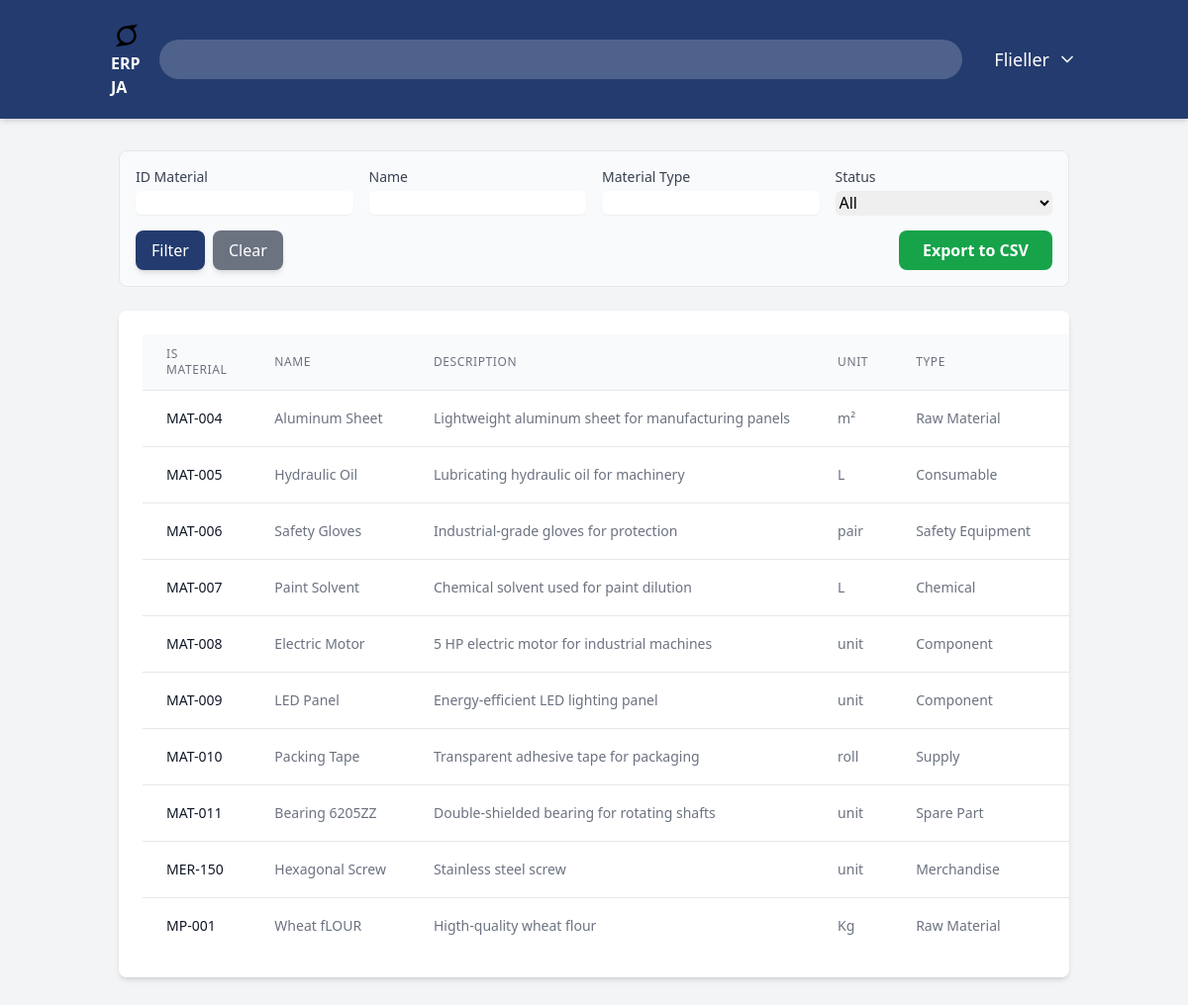
The app's page /materials/ (signed in) with its own data.
### users/models.py (models this page shows)
class User(AbstractUser):
    user_id = models.AutoField(primary_key=True)
    username = models.CharField(max_length=150,unique=True)
    password = models.CharField(max_length=128)
    USERNAME_FIELD = "username"
    class Meta:
        db_table = 'users'
        verbose_name = 'User'
        verbose_name_plural = 'Users'

### materials/models.py (models this page shows, shortened)
class Material(models.Model):
    id_material = models.CharField(max_length=50,null=True,unique=True,verbose_name="Material ID")
    name = models.CharField(max_length=100,verbose_name="Name")
    description = models.TextField(max_length=250,blank=True,verbose_name="Description")
    unit = models.CharField(max_length=50,verbose_name="Unit measure")
    material_type = models.CharField(max_length=50,verbose_name="Material type")
    status = models.CharField(max_length=50,verbose_name="status")
    created_at = models.DateTimeField(auto_now_add=True)
    updated_at = models.DateTimeField(auto_now=True)
    created_by  = models.ForeignKey(settings.AUTH_USER_MODEL, on_delete= models.SET_NULL, null=True)
    class Meta:
        verbose_name = "Material"
        verbose_name_plural = "Materials"

### materials/views.py (the view, shortened to what this page needs)
# urls.py: path('', views.material_list,name='materials_list'),
@login_required
def material_list(request):
    max_permission = UserRole.objects.filter(user_id=request.user).aggregate(max_permission=models.Max('role__materials'))['max_permission'] or 0
    if max_permission == 0:
        return redirect('dashboard')
    material_list = Material.objects.all().order_by('id_material')
    id_material = request.GET.get('id_material')
    name = request.GET.get('name')
    material_type = request.GET.get('material_type')
    status = request.GET.get('status')
    if id_material:
        material_list = material_list.filter(id_material__icontains=id_material)
    if name:
        material_list = material_list.filter(name__icontains=name)
    if material_type:
        material_list = material_list.filter(material_type__icontains=material_type)
    if status not in [None, '']:
        material_list = material_list.filter(status=status)
    paginator = Paginator(material_list,10)
    page_number = request.GET.get('page')
    page_obj = paginator.get_page(page_number)
    return render(request, 'materials/materials_list.html', {
    'page_obj': page_obj,
    'permissions': {'materials': max_permission},
})

### materials/templates/materials/materials_list.html (shortened to what this page needs)
{% extends "core/base.html" %}
{% load static %}
{% block content %}
<div class="mb-6 p-4 border rounded-lg bg-gray-50">
  <form method="get" action="{% url 'materials:materials_list' %}" class="grid grid-cols-1 md:grid-cols-4 gap-4 items-end">
    <div class="col-span-1">
      <label for="id_material" class="block text-sm font-medium text-gray-700">ID Material</label>
      <input type="text" name="id_material" id="id_material" value="{{ request.GET.id_material }}" class="mt-1 block w-full rounded-md border-gray-300 shadow-sm focus:border-indigo-300 focus:ring-indigo-200 focus:ring-opacity-50">
    </div>
    <div class="col-span-1">
      <label for="name" class="block text-sm font-medium text-gray-700">Name</label>
      <input type="text" name="name" id="name" value="{{ request.GET.name }}" class="mt-1 block w-full rounded-md border-gray-300 shadow-sm focus:border-indigo-300 focus:ring-indigo-200 focus:ring-opacity-50">
    </div>
    <div class="col-span-1">
      <label for="material_type" class="block text-sm font-medium text-gray-700">Material Type</label>
      <input type="text" name="material_type" id="material_type" value="{{ request.GET.material_type }}" class="mt-1 block w-full rounded-md border-gray-300 shadow-sm focus:border-indigo-300 focus:ring-indigo-200 focus:ring-opacity-50">
    </div>
    <div class="col-span-1">
      <label for="status" class="block text-sm font-medium text-gray-700">Status</label>
      <select name="status" id="status" class="mt-1 block w-full rounded-md border-gray-300 shadow-sm focus:border-indigo-300 focus:ring-indigo-200 focus:ring-opacity-50">
        <option value="" {% if not request.GET.status %}selected{% endif %}>All</option>
      </select>
    </div>
    <div class="col-span-1 md:col-span-4">
      <div class="flex items-center justify-between">
        <div class="flex space-x-2">
          <button type="submit" class="w-full md:w-auto bg-[#233b6e] text-white px-4 py-2 rounded-lg shadow-md hover:bg-[#1a2c53] transition-colors duration-300">Filter</button>
          <a href="{% url 'materials:materials_list' %}" class="w-full md:w-auto bg-gray-500 text-white px-4 py-2 rounded-lg shadow-md hover:bg-gray-600 transition-colors duration-300 text-center">Clear</a>
        </div>
        <div class="flex items-center space-x-2 mt-4 md:mt-0">
          <a href="?export=csv" class="bg-green-600 text-white font-semibold py-2 px-6 rounded-lg transition-colors duration-300 hover:bg-green-700">
            Export to CSV
          </a>
        </div>
      </div>
    </div>
  </form>
</div>
<div class="bg-white p-6 rounded-lg shadow-md overflow-x-auto">
    <table class="main-w-full divide-y divide-gray-200">
        <thead class="bg-gray-50">
            <tr>
                <th scope="col" class="px-6 py-3 text-left text-xs font-medium text-gray-500 uppercase tracking-wider">IS Material</th>
                <th scope="col" class="px-6 py-3 text-left text-xs font-medium text-gray-500 uppercase tracking-wider">Name</th>
                <th scope="col" class="px-6 py-3 text-left text-xs font-medium text-gray-500 uppercase tracking-wider">Description</th>
                <th scope="col" class="px-6 py-3 text-left text-xs font-medium text-gray-500 uppercase tracking-wider">Unit</th>
                <th scope="col" class="px-6 py-3 text-left text-xs font-medium text-gray-500 uppercase tracking-wider">Type</th>
                <th scope="col" class="px-6 py-3 text-left text-xs font-medium text-gray-500 uppercase tracking-wider">Status</th>
            </tr>
        </thead>
        <tbody class="bg-white divide-y divide-gray-200">
            {% for material in page_obj %}
            <tr>
                <td class="px-6 py-4 whitespace-nowrap text-sm font-medium text-gray-900">{{material.id_material}}</td>
                <td class="px-6 py-4 whitespace-nowrap text-sm text-gray-500">{{material.name}}</td>
                <td class="px-6 py-4 whitespace-nowrap text-sm text-gray-500">{{material.description}}</td>
                <td class="px-6 py-4 whitespace-nowrap text-sm text-gray-500">{{material.unit}}</td>
                <td class="px-6 py-4 whitespace-nowrap text-sm text-gray-500">{{material.material_type}}</td>
                <td class="px-6 py-4 whitespace-nowrap">
                </td>
            </tr>
         {% empty %}
         <tr>
            <td colspan="7" class="px-6 py-4 whitespace-nowrap text-sm text-gray-500 text-center">No materials found</td>
         </tr>
         {% endfor %}
        </tbody>
    </table>
</div>
{% endblock content %}

### core/templates/core/base.html (shortened to what this page needs)
{% load static %}
<!DOCTYPE html>
<htm lang="en">
    <head>
        <script src="https://cdn.tailwindcss.com"></script>
    </head>
    <body class="bg-gray-100 font-sans">
        <nav class="bg-[#233b6e] text-white shadow-md">
            <div class="container mx-auto px-4 py-4 flex flex-col md:flex-row justify-between items-center space-y-4 md:space-y-0">
                <a href="{% url 'dashboard' %}" class="text-2x1 font-bold rounded-lg px-2 py-1 transition-all hover:bg-white/10">
                    <img src="{% static 'img/logo.svg' %}" alt="ERP JA" class="h-8 w-8">
                    <span>ERP JA</span>
                </a>
                <div class="relative w-full md:w1/2">
                    <input type="text" id="transaction-input" class="w-full bg-white/20 text-white rounded-full py-2 pl-10 pr-4 focus:outline-none focus:ring-2 focus:ring-white/50 placeholder-gray-300">
                </div>
                <div class="flex items-center space-x-6">
                    <div class="relative">
                        <button id="user-menu-button" class="flex items-center space-x-2 text-lg font-medium transition-all hover:bg-white/10 p-2 rounded-lg">
                            <span>{{ user.first_name|default:user.username }}</span>
                            <svg xmlns="http://www.w3.org/2000/svg" width="20" height="20" viewBox="0 0 24 24" fill="none" stroke="currentColor" stroke-width="2" stroke-linecap="round" stroke-linejoin="round" class="lucide lucide-chevron-down"><path d="m6 9 6 6 6-6"></svg>
                        </button>
                    </div>
                </div>
            </div>
        </nav>
        <main class="container mx-auto p-8">
            {% block content %}
            {% endblock content %}
        </main>
    </body>
</htm>

### records on screen
User: first_name "Flieller"
Material: id_material "MAT-004", name "Aluminum Sheet", description "Lightweight aluminum sheet for manufacturing panels", unit "m²", material_type "Raw Material"
Material: id_material "MAT-005", name "Hydraulic Oil", description "Lubricating hydraulic oil for machinery", unit "L", material_type "Consumable"
Material: id_material "MAT-006", name "Safety Gloves", description "Industrial-grade gloves for protection", unit "pair", material_type "Safety Equipment"
Material: id_material "MAT-007", name "Paint Solvent", description "Chemical solvent used for paint dilution", unit "L", material_type "Chemical"
Material: id_material "MAT-008", name "Electric Motor", description "5 HP electric motor for industrial machines", unit "unit", material_type "Component"
Material: id_material "MAT-009", name "LED Panel", description "Energy-efficient LED lighting panel", unit "unit", material_type "Component"
Material: id_material "MAT-010", name "Packing Tape", description "Transparent adhesive tape for packaging", unit "roll", material_type "Supply"
Material: id_material "MAT-011", name "Bearing 6205ZZ", description "Double-shielded bearing for rotating shafts", unit "unit", material_type "Spare Part"
Material: id_material "MER-150", name "Hexagonal Screw", description "Stainless steel screw", unit "unit", material_type "Merchandise"
Material: id_material "MP-001", name "Wheat fLOUR", description "Higth-quality wheat flour", unit "Kg", material_type "Raw Material"
